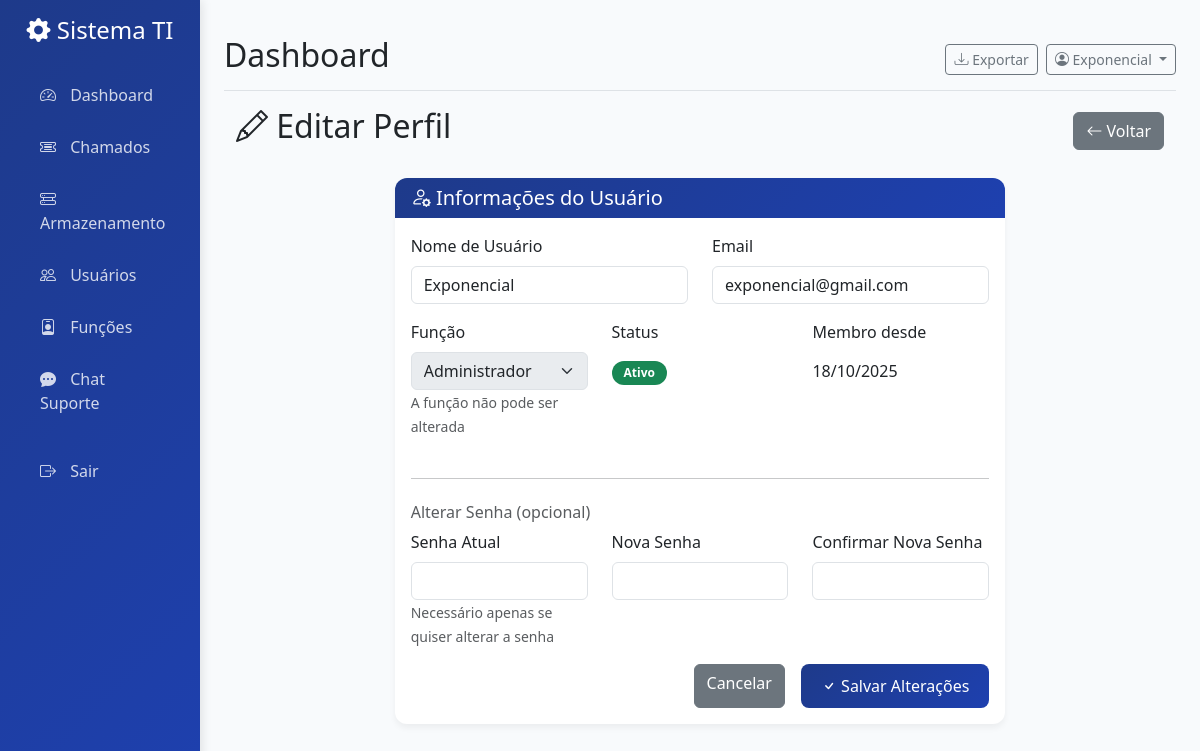
The page /perfil/editar (signed in) on the database its author committed.
### models/user.py (models this page shows, shortened)
class User(UserMixin, db.Model):
    __tablename__ = 'users'
    id = db.Column(db.Integer, primary_key=True)
    username = db.Column(db.String(80), unique=True, nullable=False)
    password_hash = db.Column(db.String(120), nullable=False)
    role = db.Column(db.String(20), nullable=False, default='user')  # admin, user, tech
    created_at = db.Column(db.DateTime, default=datetime.utcnow)
    is_active = db.Column(db.Boolean, default=True)
    chamados_criados = db.relationship('Chamado', backref='criador', lazy=True, foreign_keys='Chamado.criado_por')
    chamados_atribuidos = db.relationship('Chamado', backref='tecnico', lazy=True, foreign_keys='Chamado.atribuido_para')

### tables this page shows
CREATE TABLE role_names (
            role_key TEXT PRIMARY KEY,
            label TEXT NOT NULL
        );

### app.py (the view, shortened to what this page needs)
@app.route('/perfil/editar', methods=['GET', 'POST'])
@login_required
def editar_perfil():
    if 'user_id' not in session or session.get('user_id') is None:
        flash('Sessão inválida. Faça login novamente.', 'warning')
        return redirect(url_for('logout'))
    conn = get_db_connection()
    user_row = conn.execute('SELECT * FROM users WHERE id = ?', (session['user_id'],)).fetchone()
    if not user_row:
        flash('Usuário não encontrado. Faça login novamente.', 'danger')
        conn.close()
        return redirect(url_for('logout'))
    user = dict(user_row)
    if user:
        ca = user.get('created_at')
        from datetime import datetime
        if isinstance(ca, str) and ca:
            parsed = None
            try:
                parsed = datetime.fromisoformat(ca)
            except Exception:
                for fmt in ("%Y-%m-%d %H:%M:%S.%f", "%Y-%m-%d %H:%M:%S", "%Y-%m-%d"):
                    try:
                        parsed = datetime.strptime(ca, fmt)
                        break
                    except Exception:
                        parsed = None
            user['created_at_fmt'] = parsed.strftime('%d/%m/%Y') if parsed else ca
        else:
            user['created_at_fmt'] = ca
    conn.close()
    return render_template('editar_perfil.html', user=user)

### app.py (called while the page is built, shortened)
def get_db_connection():
    conn = sqlite3.connect(DATABASE)
    conn.row_factory = sqlite3.Row
    return conn

def login_required(f):
    from functools import wraps
    @wraps(f)
    def decorated_function(*args, **kwargs):
        if 'user_id' not in session:
            return redirect(url_for('login'))
        return f(*args, **kwargs)
    return decorated_function

def get_user_role():
    if 'user_id' not in session:
        return None
    return session.get('role')

def is_admin():
    return get_user_role() == 'admin'

def can_access_chamados():
    role = get_user_role()
    return role in ['admin', 'diretor', 'supervisor', 'tech', 'administrativo', 'user']

def can_access_storage():
    role = get_user_role()
    return role in ['admin', 'diretor', 'supervisor', 'tech']

def can_access_funcoes():
    return get_user_role() == 'admin'

def can_access_chat():
    role = get_user_role()
    return role in ['admin', 'diretor', 'supervisor', 'tech', 'administrativo']

@app.context_processor
def inject_permissions():
    def role_label(role_key):
        try:
            conn = get_db_connection()
            result = conn.execute('SELECT label FROM role_names WHERE role_key = ?', (role_key,)).fetchone()
            conn.close()
            if result and 'label' in result.keys():
                return result['label']
        except Exception:
            pass
    return dict(
        role_label=role_label,
        can_access_chamados=can_access_chamados,
        can_access_storage=can_access_storage,
        can_access_funcoes=can_access_funcoes,
        can_access_configuracoes=can_access_configuracoes,
        can_access_chat=can_access_chat,
        has_permission=has_permission,
        is_admin=is_admin,
        is_tech=is_tech,
        is_administrativo=is_administrativo
    )

### templates/editar_perfil.html (shortened to what this page needs)
{% extends "base.html" %}
{% block content %}
<div class="container-fluid">
    <div class="row">
        <div class="col-12">
            <div class="d-flex justify-content-between align-items-center mb-4">
                <h2><i class="bi bi-pencil"></i> Editar Perfil</h2>
                <a href="{{ url_for('perfil') }}" class="btn btn-secondary">
                    <i class="bi bi-arrow-left"></i> Voltar
                </a>
            </div>
        </div>
    </div>
    <div class="row justify-content-center">
        <div class="col-md-8">
            <div class="card">
                <div class="card-header">
                    <h5 class="card-title mb-0"><i class="bi bi-person-gear"></i> Informações do Usuário</h5>
                </div>
                <div class="card-body">
                    <form method="POST">
                        <div class="row">
                            <div class="col-md-6 mb-3">
                                <label for="username" class="form-label">Nome de Usuário</label>
                                <input type="text" class="form-control" id="username" name="username"
                                       value="{{ user.username }}" required>
                            </div>
                            <div class="col-md-6 mb-3">
                                <label for="email" class="form-label">Email</label>
                                <input type="email" class="form-control" id="email" name="email"
                                       value="{{ user.email }}" required>
                            </div>
                        </div>
                        <div class="row">
                            <div class="col-md-4 mb-3">
                                <label for="role" class="form-label">Função</label>
                                <select class="form-select" id="role" disabled>
                                    {% if user.role == 'admin' %}
                                        <option value="admin" selected>{{ role_label('admin') }}</option>
                                    {% elif user.role == 'tech' %}
                                        <option value="tech" selected>{{ role_label('tech') }}</option>
                                    {% else %}
                                        <option value="user" selected>{{ role_label('user') }}</option>
                                    {% endif %}
                                </select>
                                <small class="form-text text-muted">A função não pode ser alterada</small>
                            </div>
                            <div class="col-md-4 mb-3">
                                <label class="form-label">Status</label>
                                <div class="form-control-plaintext">
                                    {% if user.is_active %}
                                        <span class="badge bg-success">Ativo</span>
                                    {% else %}
                                        <span class="badge bg-secondary">Inativo</span>
                                    {% endif %}
                                </div>
                            </div>
                            <div class="col-md-4 mb-3">
                                <label class="form-label">Membro desde</label>
                                <div class="form-control-plaintext">
                                    {{ user.created_at_fmt }}
                                </div>
                            </div>
                        </div>
                        <hr class="my-4">
                        <h6 class="text-muted">Alterar Senha (opcional)</h6>
                        <div class="row">
                            <div class="col-md-4 mb-3">
                                <label for="senha_atual" class="form-label">Senha Atual</label>
                                <input type="password" class="form-control" id="senha_atual" name="senha_atual">
                                <small class="form-text text-muted">Necessário apenas se quiser alterar a senha</small>
                            </div>
                            <div class="col-md-4 mb-3">
                                <label for="nova_senha" class="form-label">Nova Senha</label>
                                <input type="password" class="form-control" id="nova_senha" name="nova_senha">
                            </div>
                            <div class="col-md-4 mb-3">
                                <label for="confirmar_senha" class="form-label">Confirmar Nova Senha</label>
                                <input type="password" class="form-control" id="confirmar_senha" name="confirmar_senha">
                            </div>
                        </div>
                        <div class="d-grid gap-2 d-md-flex justify-content-md-end">
                            <a href="{{ url_for('perfil') }}" class="btn btn-secondary me-md-2">Cancelar</a>
                            <button type="submit" class="btn btn-primary">
                                <i class="bi bi-check"></i> Salvar Alterações
                            </button>
                        </div>
                    </form>
                </div>
            </div>
        </div>
    </div>
</div>
{% endblock %}

### templates/base.html (shortened to what this page needs)
<!DOCTYPE html>
<html lang="pt-BR">
<head>
    <link href="https://cdn.jsdelivr.net/npm/bootstrap@5.3.0/dist/css/bootstrap.min.css" rel="stylesheet">
    <link href="https://cdn.jsdelivr.net/npm/bootstrap-icons@1.10.0/font/bootstrap-icons.css" rel="stylesheet">
</head>
<body>
    <div class="container-fluid">
        <div class="row">
            <nav class="col-md-3 col-lg-2 d-md-block sidebar collapse" id="sidebar">
                <div class="position-sticky pt-3">
                    <div class="text-center mb-4">
                        <h4 class="text-white">
                            <i class="bi bi-gear-fill"></i>
                            Sistema TI
                        </h4>
                    </div>
                    <ul class="nav flex-column">
                        <li class="nav-item">
                            <a class="nav-link {% if request.endpoint == 'dashboard' %}active{% endif %}"
                               href="{{ url_for('dashboard') }}">
                                <i class="bi bi-speedometer2"></i>
                                Dashboard
                            </a>
                        </li>
                        {% if can_access_chamados() %}
                        <li class="nav-item">
                            <a class="nav-link {% if request.endpoint.startswith('chamados') %}active{% endif %}"
                               href="{{ url_for('chamados') }}">
                                <i class="bi bi-ticket-detailed"></i>
                                Chamados
                            </a>
                        </li>
                        {% endif %}
                        {% if can_access_storage() %}
                        <li class="nav-item">
                <a class="nav-link {% if request.endpoint.startswith('servidor') %}active{% endif %}"
                   href="{{ url_for('servidor.listar_servidores') }}">
                                <i class="bi bi-hdd-rack"></i>
                                Armazenamento
                            </a>
                        </li>
                        {% endif %}
                        {% if is_admin() %}
                        <li class="nav-item">
                            <a class="nav-link {% if request.endpoint == 'gerenciar_usuarios' %}active{% endif %}"
                               href="{{ url_for('gerenciar_usuarios') }}">
                                <i class="bi bi-people"></i>
                                Usuários
                            </a>
                        </li>
                        {% endif %}
                        {% if can_access_funcoes() %}
                        <li class="nav-item">
                            <a class="nav-link {% if request.endpoint.startswith('funcao') %}active{% endif %}"
                               href="{{ url_for('funcao.listar_funcoes') }}">
                                <i class="bi bi-person-badge"></i>
                                Funções
                            </a>
                        </li>
                        {% endif %}
                        {% if can_access_chat() %}
                        <li class="nav-item">
                            <a class="nav-link {% if request.endpoint == 'chat' %}active{% endif %}"
                               href="{{ url_for('chat') }}">
                                <i class="bi bi-chat-dots-fill"></i>
                                Chat Suporte
                            </a>
                        </li>
                        {% endif %}
                        <li class="nav-item mt-3">
                            <a class="nav-link" href="{{ url_for('logout') }}">
                                <i class="bi bi-box-arrow-right"></i>
                                Sair
                            </a>
                        </li>
                    </ul>
                </div>
            </nav>
            <main class="col-md-9 ms-sm-auto col-lg-10 px-md-4 main-content">
                <div class="d-flex justify-content-between flex-wrap flex-md-nowrap align-items-center pt-3 pb-2 mb-3 border-bottom">
                    <h1 class="h2">{% block page_title %}Dashboard{% endblock %}</h1>
                    <div class="btn-toolbar mb-2 mb-md-0">
                        <div class="btn-group me-2">
                            <button type="button" class="btn btn-sm btn-outline-secondary">
                                <i class="bi bi-download"></i> Exportar
                            </button>
                        </div>
                        <div class="dropdown">
                            <button class="btn btn-sm btn-outline-secondary dropdown-toggle" type="button" data-bs-toggle="dropdown">
                                <i class="bi bi-person-circle"></i> {{ session.username }}
                            </button>
                        </div>
                    </div>
                </div>
                {% block content %}{% endblock %}
            </main>
        </div>
    </div>
</body>
</html>

### templates/base.html (style rules this page uses)
:root { --primary-color: #1e3a8a; --secondary-color: #6b7280; --success-color: #10b981; --warning-color: #f59e0b; --danger-color: #ef4444; --info-color: #3b82f6; }
body { background-color: #f8fafc; font-family: 'Segoe UI', Tahoma, Geneva, Verdana, sans-serif; }
.sidebar { background: linear-gradient(135deg, var(--primary-color) 0%, #1e40af 100%); min-height: 100vh; box-shadow: 2px 0 10px rgba(0,0,0,0.1); }
.sidebar .nav-link { color: rgba(255,255,255,0.8); padding: 12px 20px; border-radius: 8px; margin: 2px 8px; transition: all 0.3s ease; }
.sidebar .nav-link i { margin-right: 10px; width: 20px; }
.main-content { padding: 20px; }
.card { border: none; border-radius: 12px; box-shadow: 0 4px 6px rgba(0,0,0,0.05); transition: transform 0.2s ease, box-shadow 0.2s ease; }
.card-header { background: linear-gradient(135deg, var(--primary-color) 0%, #1e40af 100%); color: white; border-radius: 12px 12px 0 0 !important; border: none; }
.btn-primary { background: linear-gradient(135deg, var(--primary-color) 0%, #1e40af 100%); border: none; border-radius: 8px; padding: 10px 20px; font-weight: 500; }
.badge { font-size: 0.75rem; padding: 6px 12px; border-radius: 20px; }

### rows shown on the page
User: username "Exponencial", email "exponencial@gmail.com", role.label "Administrador"

### other values the page prints
{{ user.created_at_fmt }} "18/10/2025"
